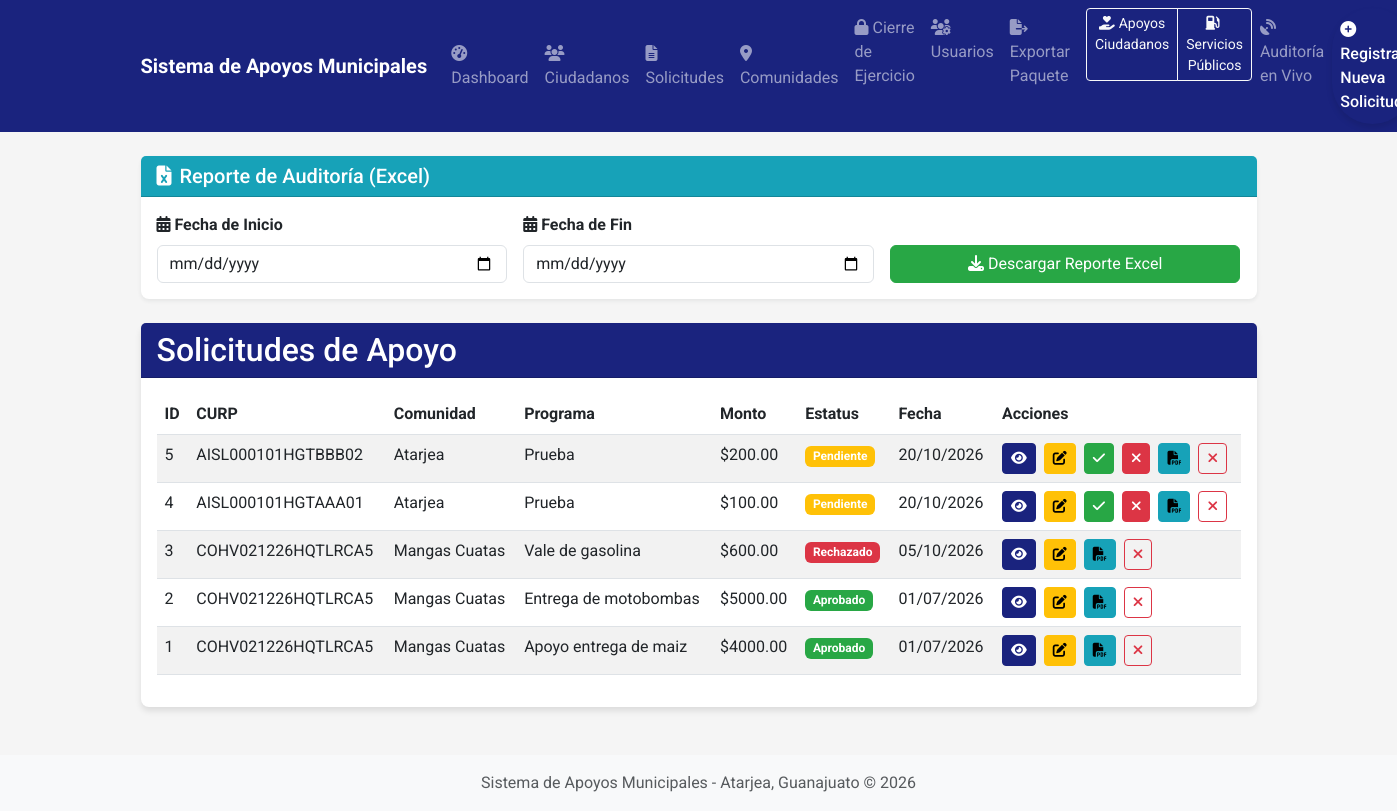
Page /solicitudes (signed in) on the earlier database version.
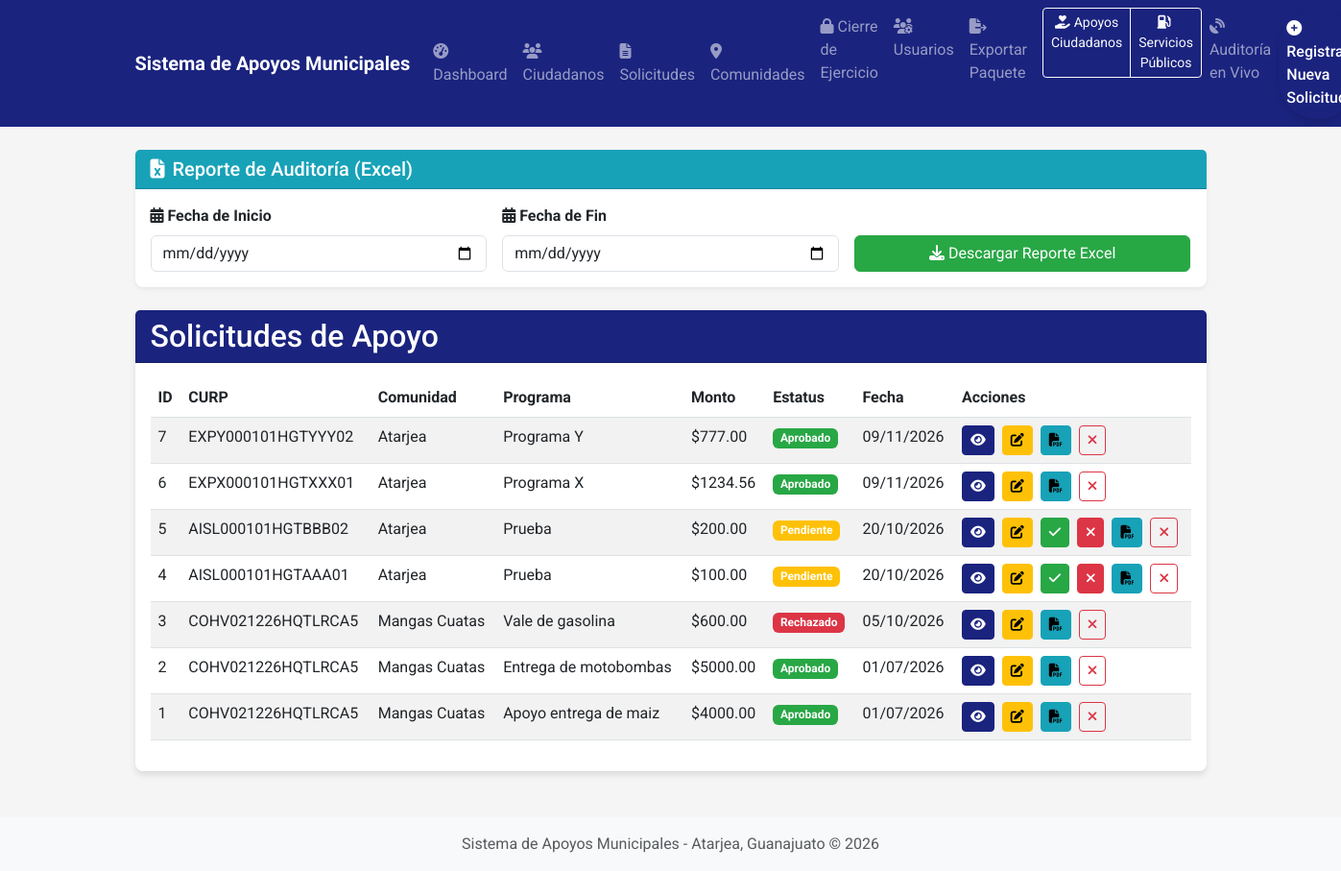
Same page on the later database version.
### app/models.py (models this page shows, shortened)
class Solicitud(db.Model):
    __tablename__ = 'solicitudes'
    id = db.Column(db.Integer, primary_key=True)
    folio = db.Column(db.String(20), unique=True, nullable=True)  # Folio único generado automáticamente
    CURP = db.Column(db.String(18), db.ForeignKey('ciudadanos.CURP'), nullable=False)
    Comunidad = db.Column(db.String(100), nullable=False)
    Programa = db.Column(db.String(100), nullable=False)
    Tipo_Apoyo = db.Column(db.String(100), nullable=False, default=TipoApoyoEnum.ALIMENTARIO.value)
    Monto = db.Column(db.Numeric(10, 2), nullable=True)  # Monto total (calculado automáticamente a partir del desglose por fuente)
    Monto_Federal = db.Column(db.Numeric(10, 2), nullable=True, default=0)
    Monto_Estatal = db.Column(db.Numeric(10, 2), nullable=True, default=0)
    Monto_Municipal = db.Column(db.Numeric(10, 2), nullable=True, default=0)
    Monto_Beneficiario = db.Column(db.Numeric(10, 2), nullable=True, default=0)
    Dependencia = db.Column(db.String(100), nullable=True)  # Campo legacy
    dependencia_id = db.Column(db.Integer, db.ForeignKey('dependencias.id'), nullable=True)
    usuario_id = db.Column(db.Integer, db.ForeignKey('usuarios.id'), nullable=True)
    Fecha_Solicitud = db.Column(db.DateTime, default=datetime.utcnow)
    Estatus = db.Column(db.String(20), default=EstatusEnum.PENDIENTE.value)
    usuario_autorizador = db.Column(db.Integer, db.ForeignKey('usuarios.id'), nullable=True)
    puesto_autorizador = db.Column(db.String(100), nullable=True)
    usuario = db.relationship('Usuario', foreign_keys=[usuario_id], backref='solicitudes_creadas')
    autorizador = db.relationship('Usuario', foreign_keys=[usuario_autorizador], backref='solicitudes_autorizadas')
    adjuntos = db.relationship('AdjuntoSolicitud', backref='solicitud_relacion', lazy=True, cascade="all, delete-orphan")

### app/routes.py (the view)
@main.route('/solicitudes')
@login_required
def solicitudes():
    try:
        poblar_datos_demo()
        solicitudes = filtrar_solicitudes_por_rol().order_by(Solicitud.Fecha_Solicitud.desc()).all()
        return render_template('solicitudes.html', solicitudes=solicitudes, es_admin=current_user.es_admin())
    except Exception as e:
        db.session.rollback()
        current_app.logger.error(f"Error en solicitudes: {str(e)}")
        return "Error temporal: datos no disponibles"

### app/models.py (called while the page is built)
    def es_admin(self):
        return (self.rol or '').lower() == RolUsuario.ADMIN.value.lower()

    def es_servicios_publicos(self):
        return (self.rol or '').lower() == RolUsuario.SERVICIOS_PUBLICOS.value.lower()

    def puede_cerrar_ejercicio(self):
        return self.es_admin() or self.es_presidente()

    def tiene_vision_total(self):
        return self.es_admin() or self.es_presidente()

### app/routes.py (called while the page is built)
def poblar_datos_demo():
    pass

### templates/solicitudes.html (shortened to what the changed rows need)
{% extends "layout.html" %}
{% block content %}
<div class="container mt-4">
    <div class="card mb-4">
        <div class="card-header bg-primary text-white">
            <h2 class="mb-0">Solicitudes de Apoyo</h2>
        </div>
        <div class="card-body">
            <div class="table-responsive">
                <table class="table table-striped table-hover">
                    <thead>
                        <tr>
                            <th>ID</th>
                            <th>CURP</th>
                            <th>Comunidad</th>
                            <th>Programa</th>
                            <th>Monto</th>
                            <th>Estatus</th>
                            <th>Fecha</th>
                            <th>Acciones</th>
                        </tr>
                    </thead>
                    <tbody>
                        {% for solicitud in solicitudes %}
                        <tr>
                            <td>{{ solicitud.id }}</td>
                            <td>{{ solicitud.CURP }}</td>
                            <td>{{ solicitud.Comunidad }}</td>
                            <td>{{ solicitud.Programa }}</td>
                            <td>${{ "%.2f"|format(solicitud.Monto|default(0)) }}</td>
                            <td>
                                <span class="badge {% if solicitud.Estatus == 'Aprobado' %}bg-success{% elif solicitud.Estatus == 'Rechazado' %}bg-danger{% elif solicitud.Estatus == 'Otorgado' %}bg-primary{% else %}bg-warning{% endif %}">
                                    {{ solicitud.Estatus }}
                                </span>
                            </td>
                            <td>{{ solicitud.Fecha_Solicitud.strftime('%d/%m/%Y') if solicitud.Fecha_Solicitud else 'N/A' }}</td>
                            <td>
                                    <div class="d-flex gap-2">
                                        <a href="{{ url_for('main.expediente', solicitud_id=solicitud.id) }}" class="btn btn-sm btn-primary" title="Ver expediente">
                                            <i class="fas fa-eye"></i>
                                        </a>
                                        {% if current_user.tiene_vision_total() or (current_user.es_director() and solicitud.dependencia_id == current_user.dependencia_id) %}
                                        <a href="{{ url_for('main.editar_solicitud', solicitud_id=solicitud.id) }}" class="btn btn-sm btn-warning" title="Editar montos y estatus">
                                            <i class="fas fa-edit"></i>
                                        </a>
                                        {% endif %}
                                        {% if solicitud.Estatus == 'Pendiente' and (current_user.es_admin() or current_user.es_director()) %}
                                            <form action="{{ url_for('main.cambiar_estatus_solicitud', solicitud_id=solicitud.id, nuevo_estatus='Aprobado') }}" method="POST" style="display: inline;">
                                                <button type="submit" class="btn btn-sm btn-success" onclick="return confirm('¿Autorizar solicitud #{{ solicitud.id }}?')">
                                                    <i class="fas fa-check"></i>
                                                </button>
                                            </form>
                                            <form action="{{ url_for('main.cambiar_estatus_solicitud', solicitud_id=solicitud.id, nuevo_estatus='Rechazado') }}" method="POST" style="display: inline;">
                                                <button type="submit" class="btn btn-sm btn-danger" onclick="return confirm('¿Rechazar solicitud #{{ solicitud.id }}?')">
                                                    <i class="fas fa-times"></i>
                                                </button>
                                            </form>
                                        {% endif %}
                                        <a href="{{ url_for('main.generar_reporte_pdf', solicitud_id=solicitud.id) }}" class="btn btn-sm btn-info" title="Generar Reporte PDF">
                                            <i class="fas fa-file-pdf"></i>
                                        </a>
                                        {% if current_user.tiene_vision_total() or (current_user.es_director() and solicitud.dependencia_id == current_user.dependencia_id) %}
                                        <form action="{{ url_for('main.eliminar_solicitud', solicitud_id=solicitud.id) }}" method="POST" style="display: inline;">
                                            <button type="submit" class="btn btn-sm btn-outline-danger" title="Eliminar definitivamente"
                                                    onclick="return confirm('¿ELIMINAR PERMANENTEMENTE la solicitud #{{ solicitud.id }} (folio {{ solicitud.folio or solicitud.id }})?\n\nEsta acción NO es reversible y borrará también sus documentos adjuntos.');">
                                                <i class="fas fa-times"></i>
                                            </button>
                                        </form>
                                        {% endif %}
                                    </div>
                            </td>
                        </tr>
                        {% else %}
                        <tr>
                            <td colspan="8" class="text-center">No hay solicitudes registradas</td>
                        </tr>
                        {% endfor %}
                    </tbody>
                </table>
            </div>
        </div>
    </div>
</div>
{% endblock %}

Differences in the rows shown:
added Solicitud: id "7", CURP "EXPY000101HGTYYY02", Comunidad "Atarjea", Programa "Programa Y", Monto "777.00", Estatus "Aprobado", Fecha_Solicitud "09/11/2026"
added Solicitud: id "6", CURP "EXPX000101HGTXXX01", Comunidad "Atarjea", Programa "Programa X", Monto "1234.56", Estatus "Aprobado", Fecha_Solicitud "09/11/2026"
